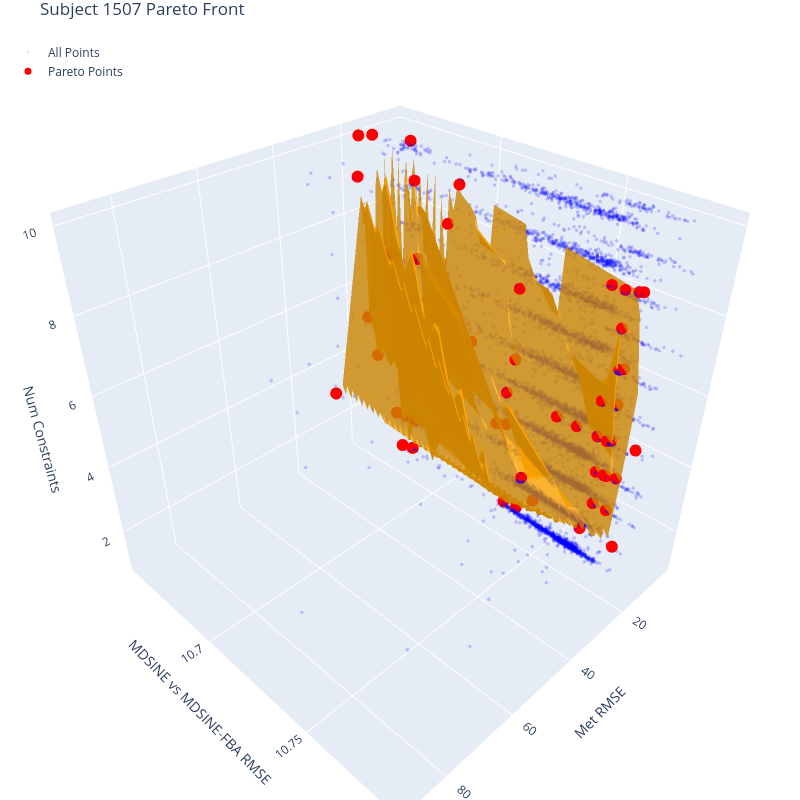

The notebook cell this image was saved under:
### Code cell
import plotly.graph_objects as go
import numpy as np
from scipy.spatial import ConvexHull
from scipy.interpolate import griddata

# Create a figure
fig = go.Figure()

# Add scatter points for all data
fig.add_trace(go.Scatter3d(
    x=mc_constraint_df_filt['met_rmse'],
    y=np.log10(mc_constraint_df_filt['abun_rmse']),
    z=mc_constraint_df_filt['num_constraints'],
    mode='markers',
    marker=dict(
        size=2,
        color=mc_constraint_df_filt['pareto'].astype(int),  # Convert boolean to int for coloring
        colorscale=[[0, 'blue'], [1, 'red']],  # Blue for non-Pareto, red for Pareto
        opacity=0.2
    ),
    name='All Points'
))

# Filter only Pareto points
pareto_points = mc_constraint_df_filt[mc_constraint_df_filt['pareto'] == True]

# Extract coordinates of Pareto points
x = pareto_points['met_rmse'].values
y = np.log10(pareto_points['abun_rmse'].values)
z = pareto_points['num_constraints'].values
#pareto_sims = np.int64(pareto_points['sim_num'].values)

# Create a 2D surface for the Pareto front
if len(x) >= 4:
    # Create a grid for interpolation
    xi = np.linspace(min(x), max(x), 50)
    yi = np.linspace(min(y), max(y), 50)
    X, Y = np.meshgrid(xi, yi)
    
    # Interpolate z values over the grid
    points = np.vstack((x, y)).T
    Z = griddata(points, z, (X, Y), method='linear')
    
    color1 = 'orange'

    # Create the surface
    fig.add_trace(go.Surface(
        x=X,
        y=Y,
        z=Z,
        colorscale=[[0, color1], [1,color1]],
        opacity=0.8,
        showscale=False,
        name='Pareto Surface'
    ))
    
    # Add scatter points just for the Pareto optimal points to make them stand out
    fig.add_trace(go.Scatter3d(
        x=x, y=y, z=z,
        #hovertext=[f"sim_num={v:.3f}" for v in pareto_sims],
        mode='markers',
        marker=dict(
            size=7,
            color='red',
            symbol='circle'
        ),
        name='Pareto Points'
    ))

# Update the layout to make the figure cube-shaped
fig.update_layout(
    title='Subject 1507 Pareto Front',
    scene=dict(
        xaxis_title='Met RMSE',
        yaxis_title='MDSINE vs MDSINE-FBA RMSE',
        zaxis_title='Num Constraints',
        aspectmode='cube'  # Make the display cube-shaped
    ),
    legend=dict(
        yanchor="top",
        y=0.99,
        xanchor="left",
        x=0.01
    ),
    margin=dict(l=0, r=0, b=0, t=30),
    height=800,
    width=800  # Match height for a perfect cube display
)




# Show the figure
fig.show()

### Figure 1 — Plotly figure (JSON) as saved in the notebook; plotly's stock layout.template omitted (floating-point values rounded to 4 significant figures; data arrays with more than 128 entries replaced by an {"elided": "..."} marker saying what was removed)
{"data": [{"marker": {"color": {"elided": "8170 int values"}, "colorscale": [[0, "blue"], [1, "red"]], "opacity": 0.2, "size": 2}, "mode": "markers", "name": "All Points", "type": "scatter3d", "x": {"elided": "8170 float values"}, "y": {"elided": "8170 float values"}, "z": {"elided": "8170 int values"}}, {"colorscale": [[0, "orange"], [1, "orange"]], "name": "Pareto Surface", "opacity": 0.8, "showscale": false, "type": "surface", "x": {"elided": "50x50 float values"}, "y": {"elided": "50x50 float values"}, "z": {"elided": "50x50 float values"}}, {"marker": {"color": "red", "size": 7, "symbol": "circle"}, "mode": "markers", "name": "Pareto Points", "type": "scatter3d", "x": [6.578, 7.579, 5.304, 12.73, 3.302, 5.78, 11.59, 5.898, 6.569, 6.167, 5.656, 5.473, 12.07, 5.804, 7.621, 7.104, 14.44, 17.06, 5.936, 6.228, 11.12, 5.654, 16.19, 17.93, 11.91, 16.8, 27.54, 5.863, 6.089, 6.437, 4.523, 5.337, 13.13, 4.97, 4.144, 3.972, 6.147, 4.842, 4.849, 10.67, 5.189, 12.74, 6.188, 3.968, 11.33, 5.296, 10.56, 10.19, 4.227, 11.38, 11.98, 6.029, 3.99, 11.76, 13.38, 11.06], "y": [10.69, 10.68, 10.75, 10.67, 10.76, 10.75, 10.68, 10.77, 10.7, 10.76, 10.76, 10.72, 10.68, 10.76, 10.71, 10.69, 10.66, 10.66, 10.74, 10.73, 10.67, 10.76, 10.66, 10.66, 10.67, 10.66, 10.66, 10.76, 10.77, 10.72, 10.69, 10.72, 10.67, 10.76, 10.76, 10.77, 10.76, 10.76, 10.77, 10.73, 10.76, 10.67, 10.72, 10.76, 10.73, 10.76, 10.68, 10.67, 10.76, 10.67, 10.67, 10.76, 10.76, 10.73, 10.67, 10.68], "z": [8, 4, 8, 5, 8, 4, 2, 2, 5, 1, 4, 7, 1, 3, 3, 5, 10, 10, 4, 1, 10, 4, 5, 9, 2, 4, 3, 3, 1, 4, 9, 5, 1, 6, 5, 4, 3, 4, 3, 2, 8, 2, 3, 8, 1, 5, 3, 9, 7, 3, 4, 2, 6, 1, 7, 7]}], "layout": {"height": 800, "legend": {"x": 0.01, "xanchor": "left", "y": 0.99, "yanchor": "top"}, "margin": {"b": 0, "l": 0, "r": 0, "t": 30}, "scene": {"aspectmode": "cube", "xaxis": {"title": {"text": "Met RMSE"}}, "yaxis": {"title": {"text": "MDSINE vs MDSINE-FBA RMSE"}}, "zaxis": {"title": {"text": "Num Constraints"}}}, "title": {"text": "Subject 1507 Pareto Front"}, "width": 800}}
